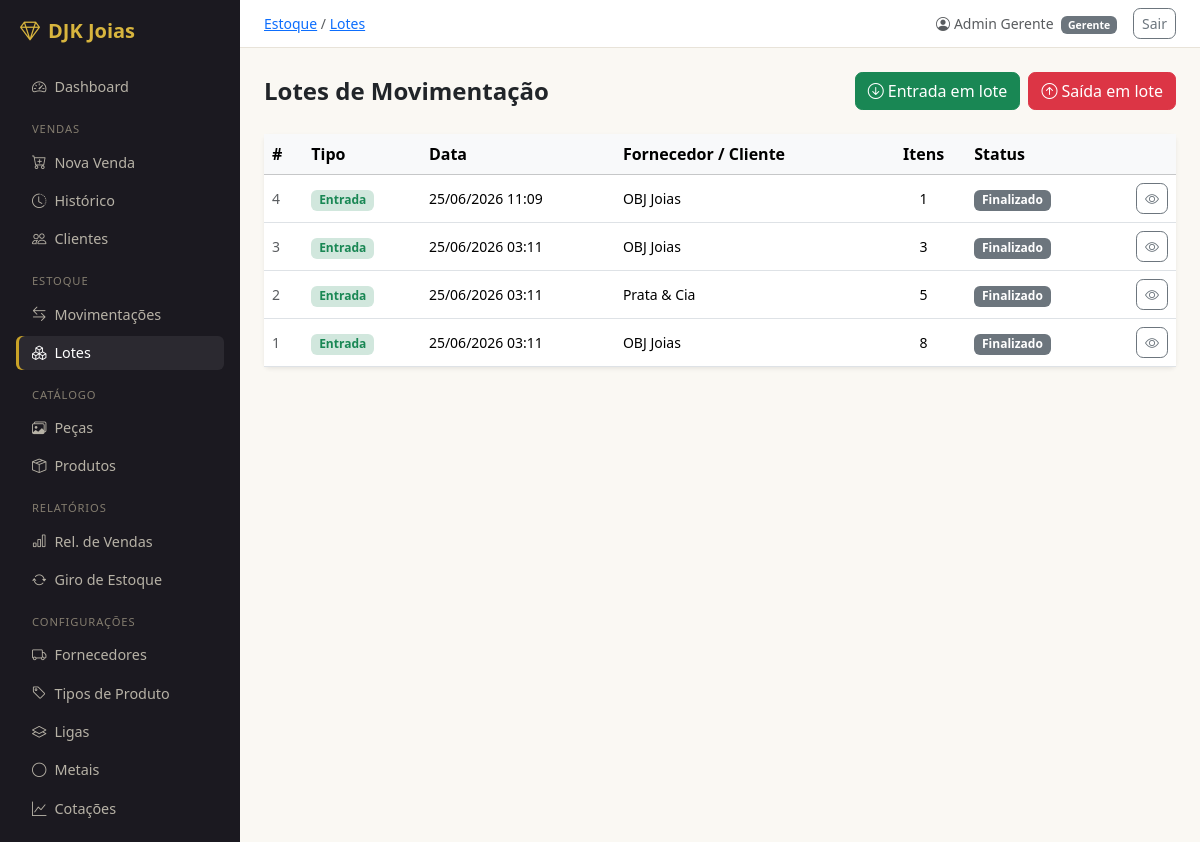
The app's page /estoque/lotes/ (signed in), older data.
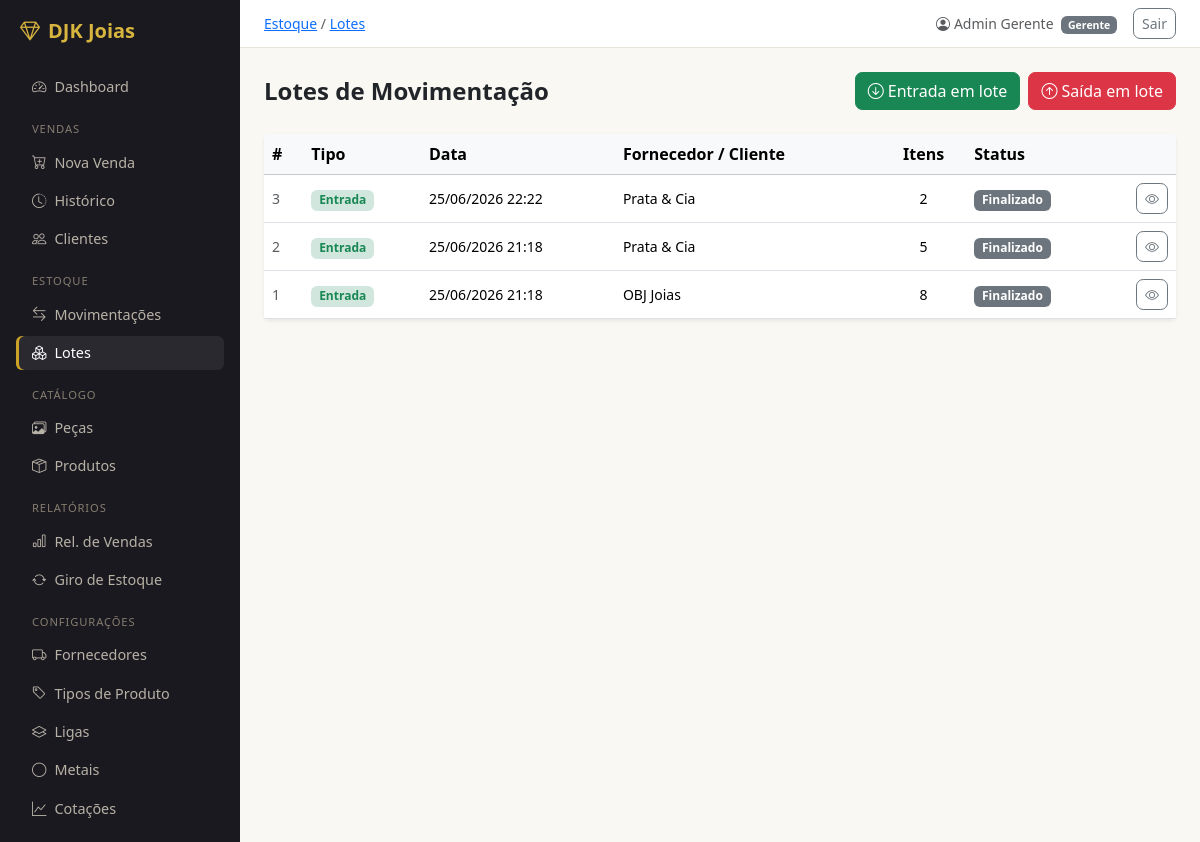
The same page, newer data.
### usuarios/models.py (models this page shows, shortened)
class Usuario(AbstractUser):
    class Perfil(models.TextChoices):
        GERENTE  = 'GER', 'Gerente'
        VENDEDOR = 'VEN', 'Vendedor'
    perfil    = models.CharField(max_length=3, choices=Perfil.choices, default=Perfil.VENDEDOR)
    telefone  = models.CharField(max_length=20, blank=True)
    criado_em = models.DateTimeField(auto_now_add=True)
    class Meta:
        verbose_name        = 'Usuário'
        verbose_name_plural = 'Usuários'
        ordering            = ['first_name', 'last_name']
    @property
    def is_gerente(self):
        return self.perfil == self.Perfil.GERENTE

### estoque/models.py (models this page shows, shortened)
class LoteMovimentacao(models.Model):
    class Tipo(models.TextChoices):
        ENTRADA = 'ENT', 'Entrada'
        SAIDA   = 'SAI', 'Saída'
    tipo        = models.CharField(max_length=3, choices=Tipo.choices)
    fornecedor  = models.ForeignKey(
        'vendas.Fornecedor',
        on_delete=models.SET_NULL,
        null=True, blank=True,
        related_name='lotes',
    )
    cliente     = models.ForeignKey(
        'vendas.Cliente',
        on_delete=models.SET_NULL,
        null=True, blank=True,
        related_name='lotes',
    )
    responsavel = models.ForeignKey(
        settings.AUTH_USER_MODEL,
        on_delete=models.PROTECT,
        related_name='lotes_registrados',
    )
    observacoes = models.CharField(max_length=300, blank=True)
    criado_em   = models.DateTimeField(auto_now_add=True)
    finalizado  = models.BooleanField(default=False)
    class Meta:
        verbose_name        = 'Lote de Movimentação'
        verbose_name_plural = 'Lotes de Movimentação'
        ordering            = ['-criado_em']
    @property
    def total_itens(self):
        return self.itens.count()

### vendas/models.py (models this page shows)
class Fornecedor(models.Model):
    razao_social  = models.CharField(max_length=200, db_index=True)
    nome_fantasia = models.CharField(max_length=200, blank=True)
    cnpj          = models.CharField(max_length=18, unique=True, blank=True, null=True)
    email         = models.EmailField(blank=True)
    telefone      = models.CharField(max_length=20, blank=True)
    observacao    = models.TextField(blank=True)
    ativo         = models.BooleanField(default=True)
    criado_em     = models.DateTimeField(auto_now_add=True)
    class Meta:
        verbose_name        = 'Fornecedor'
        verbose_name_plural = 'Fornecedores'
        ordering            = ['razao_social']
    def __str__(self):
        return self.nome_fantasia or self.razao_social

### estoque/views.py (the view)
# urls.py: path('lotes/',                                          views.LoteListView.as_view(),  name='lote_list'),
class LoteListView(LoginRequiredMixin, ListView):
    model               = LoteMovimentacao
    template_name       = 'estoque/lote_list.html'
    context_object_name = 'lotes'
    paginate_by         = 20
    def get_queryset(self):
        return LoteMovimentacao.objects.select_related('responsavel', 'fornecedor', 'cliente')

### templates/estoque/lote_list.html (shortened to what this page needs)
{% extends 'base.html' %}
{% block breadcrumb %}<a href="{% url 'estoque:movimentacao_list' %}">Estoque</a> / <a href="{% url 'estoque:lote_list' %}">Lotes</a>{% endblock %}
{% block content %}
<div class="d-flex align-items-center justify-content-between mb-4">
  <h4 class="fw-semibold mb-0">Lotes de Movimentação</h4>
  <div class="d-flex gap-2">
    <a href="{% url 'estoque:lote_create' %}?tipo=ENT" class="btn btn-success">
      <i class="bi bi-arrow-down-circle me-1"></i>Entrada em lote
    </a>
    <a href="{% url 'estoque:lote_create' %}?tipo=SAI" class="btn btn-danger">
      <i class="bi bi-arrow-up-circle me-1"></i>Saída em lote
    </a>
  </div>
</div>
<div class="card border-0 shadow-sm">
  <div class="table-responsive">
    <table class="table table-hover align-middle mb-0">
      <thead class="table-light">
        <tr>
          <th>#</th>
          <th>Tipo</th>
          <th>Data</th>
          <th>Fornecedor / Cliente</th>
          <th class="text-center">Itens</th>
          <th>Status</th>
          <th></th>
        </tr>
      </thead>
      <tbody>
        {% for lote in lotes %}
        <tr>
          <td class="text-muted small">{{ lote.pk }}</td>
          <td>
            {% if lote.tipo == 'ENT' %}
            <span class="badge bg-success-subtle text-success">Entrada</span>
            {% else %}
            <span class="badge bg-danger-subtle text-danger">Saída</span>
            {% endif %}
          </td>
          <td class="small">{{ lote.criado_em|date:"d/m/Y H:i" }}</td>
          <td class="small">
            {% if lote.fornecedor %}{{ lote.fornecedor }}
            {% elif lote.cliente %}{{ lote.cliente }}
            {% else %}<span class="text-muted">—</span>{% endif %}
          </td>
          <td class="text-center small">{{ lote.total_itens }}</td>
          <td>
            {% if lote.finalizado %}
            <span class="badge bg-secondary">Finalizado</span>
            {% else %}
            <span class="badge bg-warning text-dark">Em aberto</span>
            {% endif %}
          </td>
          <td class="text-end">
            <a href="{% url 'estoque:lote_detail' lote.pk %}" class="btn btn-sm btn-outline-secondary">
              <i class="bi bi-eye"></i>
            </a>
          </td>
        </tr>
        {% empty %}
        <tr>
          <td colspan="7" class="text-center text-muted py-4">Nenhum lote registrado.</td>
        </tr>
        {% endfor %}
      </tbody>
    </table>
  </div>
</div>
{% endblock %}

### templates/base.html (shortened to what this page needs)
<!DOCTYPE html>
<html lang="pt-br">
<head>
  <link href="https://cdn.jsdelivr.net/npm/bootstrap@5.3.3/dist/css/bootstrap.min.css" rel="stylesheet">
  <link href="https://cdn.jsdelivr.net/npm/bootstrap-icons@1.11.3/font/bootstrap-icons.min.css" rel="stylesheet">
</head>
<body>
<div class="d-flex">
  <nav id="sidebar" class="p-3">
    <div class="text-white fw-bold fs-5 mb-4 px-1">
      <i class="bi bi-gem me-2"></i>DJK Joias
    </div>
    <ul class="nav flex-column gap-1">
      <li><a href="{% url 'dashboard:index' %}" class="nav-link {% if request.resolver_match.app_name == 'dashboard' %}active{% endif %}">
        <i class="bi bi-speedometer2 me-2"></i>Dashboard
      </a></li>
      <li class="sidebar-section">Vendas</li>
      <li><a href="{% url 'vendas:venda_create' %}" class="nav-link {% if request.resolver_match.url_name == 'venda_create' %}active{% endif %}">
        <i class="bi bi-cart-plus me-2"></i>Nova Venda
      </a></li>
      <li><a href="{% url 'vendas:venda_list' %}" class="nav-link {% if request.resolver_match.url_name == 'venda_list' or request.resolver_match.url_name == 'venda_detail' %}active{% endif %}">
        <i class="bi bi-clock-history me-2"></i>Histórico
      </a></li>
      <li><a href="{% url 'vendas:cliente_list' %}" class="nav-link {% if request.resolver_match.url_name|slice:':7' == 'cliente' %}active{% endif %}">
        <i class="bi bi-people me-2"></i>Clientes
      </a></li>
      <li class="sidebar-section">Estoque</li>
      <li><a href="{% url 'estoque:movimentacao_list' %}" class="nav-link {% if request.resolver_match.url_name == 'movimentacao_list' or request.resolver_match.url_name == 'movimentacao_create' %}active{% endif %}">
        <i class="bi bi-arrow-left-right me-2"></i>Movimentações
      </a></li>
      <li><a href="{% url 'estoque:lote_list' %}" class="nav-link {% if request.resolver_match.url_name|slice:':4' == 'lote' %}active{% endif %}">
        <i class="bi bi-boxes me-2"></i>Lotes
      </a></li>
      <li class="sidebar-section">Catálogo</li>
      <li><a href="{% url 'catalogo:peca_list' %}" class="nav-link {% if request.resolver_match.url_name|slice:':4' == 'peca' %}active{% endif %}">
        <i class="bi bi-images me-2"></i>Peças
      </a></li>
      <li><a href="{% url 'catalogo:produto_list' %}" class="nav-link {% if request.resolver_match.url_name|slice:':7' == 'produto' %}active{% endif %}">
        <i class="bi bi-box-seam me-2"></i>Produtos
      </a></li>
      {% if user.is_gerente %}
      <li class="sidebar-section">Relatórios</li>
      <li><a href="{% url 'relatorios:vendas' %}" class="nav-link {% if request.resolver_match.url_name == 'vendas' and request.resolver_match.app_name == 'relatorios' %}active{% endif %}">
        <i class="bi bi-bar-chart me-2"></i>Rel. de Vendas
      </a></li>
      <li><a href="{% url 'relatorios:giro' %}" class="nav-link {% if request.resolver_match.url_name == 'giro' %}active{% endif %}">
        <i class="bi bi-arrow-repeat me-2"></i>Giro de Estoque
      </a></li>
      <li class="sidebar-section">Configurações</li>
      <li><a href="{% url 'vendas:fornecedor_list' %}" class="nav-link {% if request.resolver_match.url_name|slice:':10' == 'fornecedor' %}active{% endif %}">
        <i class="bi bi-truck me-2"></i>Fornecedores
      </a></li>
      <li><a href="{% url 'catalogo:tipo_produto_list' %}" class="nav-link {% if request.resolver_match.url_name|slice:':4' == 'tipo' %}active{% endif %}">
        <i class="bi bi-tag me-2"></i>Tipos de Produto
      </a></li>
      <li><a href="{% url 'catalogo:liga_list' %}" class="nav-link {% if request.resolver_match.url_name|slice:':4' == 'liga' %}active{% endif %}">
        <i class="bi bi-layers me-2"></i>Ligas
      </a></li>
      <li><a href="{% url 'catalogo:metal_list' %}" class="nav-link {% if request.resolver_match.url_name|slice:':5' == 'metal' %}active{% endif %}">
        <i class="bi bi-circle me-2"></i>Metais
      </a></li>
      <li><a href="{% url 'catalogo:cotacao_list' %}" class="nav-link {% if request.resolver_match.url_name == 'cotacao_list' %}active{% endif %}">
        <i class="bi bi-graph-up me-2"></i>Cotações
      </a></li>
      {% endif %}
    </ul>
  </nav>
  <div id="main" class="d-flex flex-column">
    <div class="topbar px-4 py-2 d-flex align-items-center justify-content-between">
      <span class="text-muted small">{% block breadcrumb %}{% endblock %}</span>
      <div class="d-flex align-items-center gap-3">
        <span class="small text-muted">
          <i class="bi bi-person-circle me-1"></i>{{ user.get_full_name|default:user.username }}
          <span class="badge bg-secondary ms-1">{{ user.get_perfil_display }}</span>
        </span>
        <form method="post" action="{% url 'logout' %}" class="m-0">
          <button type="submit" class="btn btn-sm btn-outline-secondary">Sair</button>
        </form>
      </div>
    </div>
    <main class="p-4 flex-grow-1">
      {% block content %}{% endblock %}
    </main>
  </div>
</div>
{% load static %}
</body>
</html>

### templates/base.html (style rules this page uses)
:root { --onyx: #1b1920; --onyx-2: #2a2730; --gold: #c9a227; --gold-dark: #ad8a1f; --gold-soft: #d8b53e; --paper: #faf8f3; }
body { background-color: var(--paper); }
#sidebar { min-height: 100vh; background-color: var(--onyx); width: 240px; flex-shrink: 0; }
#sidebar .navbar-brand, #sidebar .fw-bold { color: var(--gold-soft) !important; }
#sidebar .nav-link { color: #b7b2a6; font-size: 0.9rem; padding: .4rem 1rem; border-radius: 6px; }
#sidebar .nav-link.active { color: #fff; background-color: rgba(255,255,255,.07); box-shadow: inset 3px 0 0 var(--gold); }
#sidebar .sidebar-section { font-size: .7rem; text-transform: uppercase; letter-spacing: .08em; color: #847d6f; padding: .8rem 1rem .2rem; }
#main { flex: 1; min-width: 0; }
.topbar { background: #fff; border-bottom: 1px solid #e8e3d9; }
.btn { border-radius: .45rem; font-weight: 500; }

Row changes from the older to the newer data that the page shows:
removed LoteMovimentacao: pk "4", tipo "Entrada", criado_em "25/06/2026 11:09", fornecedor "OBJ Joias", total_itens "1", finalizado "Finalizado"
changed LoteMovimentacao id 3: criado_em "25/06/2026 03:11" → "25/06/2026 22:22"; fornecedor "OBJ Joias" → "Prata & Cia"; total_itens "3" → "2"
changed LoteMovimentacao id 2: criado_em "25/06/2026 03:11" → "25/06/2026 21:18"
changed LoteMovimentacao "OBJ Joias": criado_em "25/06/2026 03:11" → "25/06/2026 21:18"
